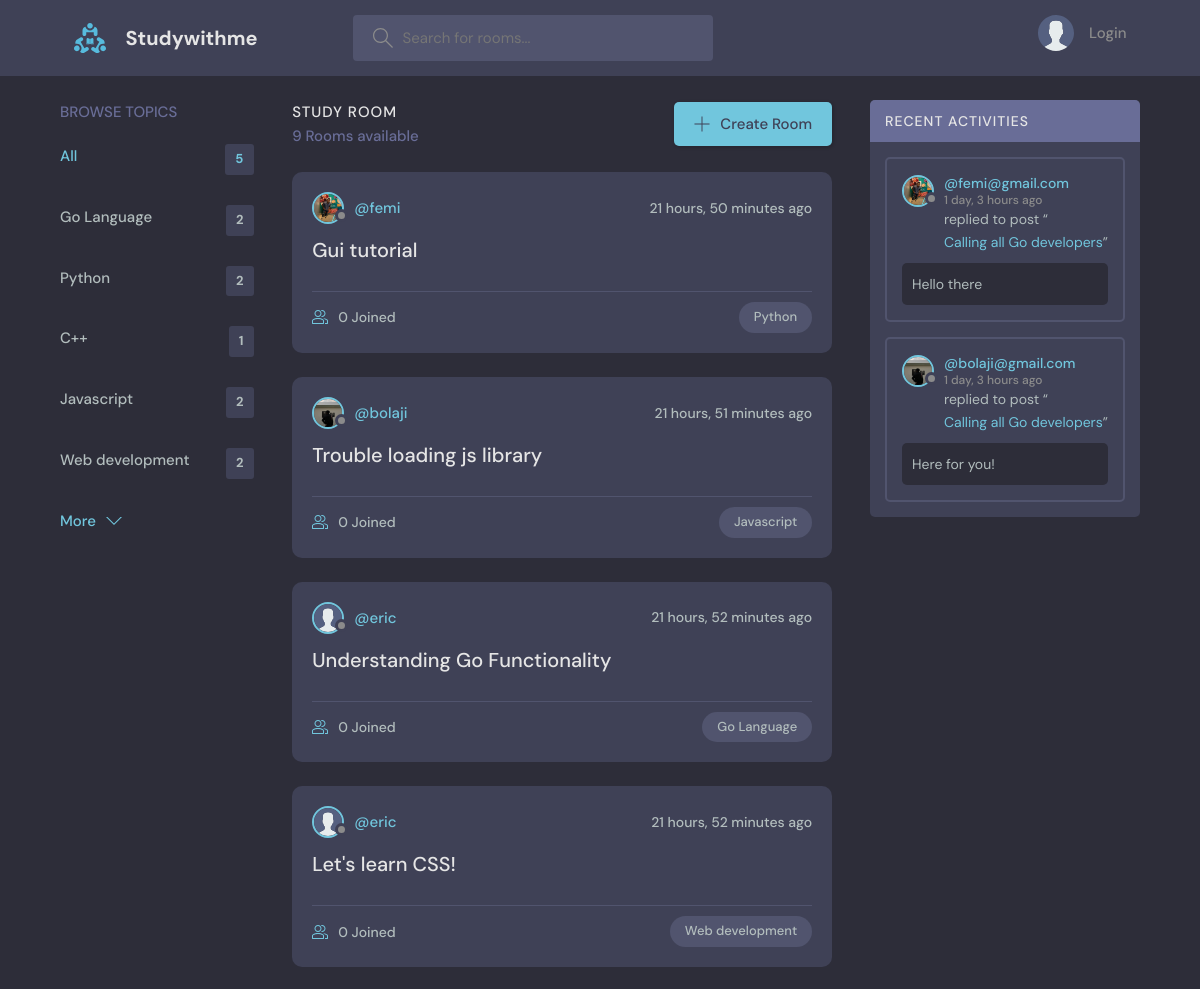
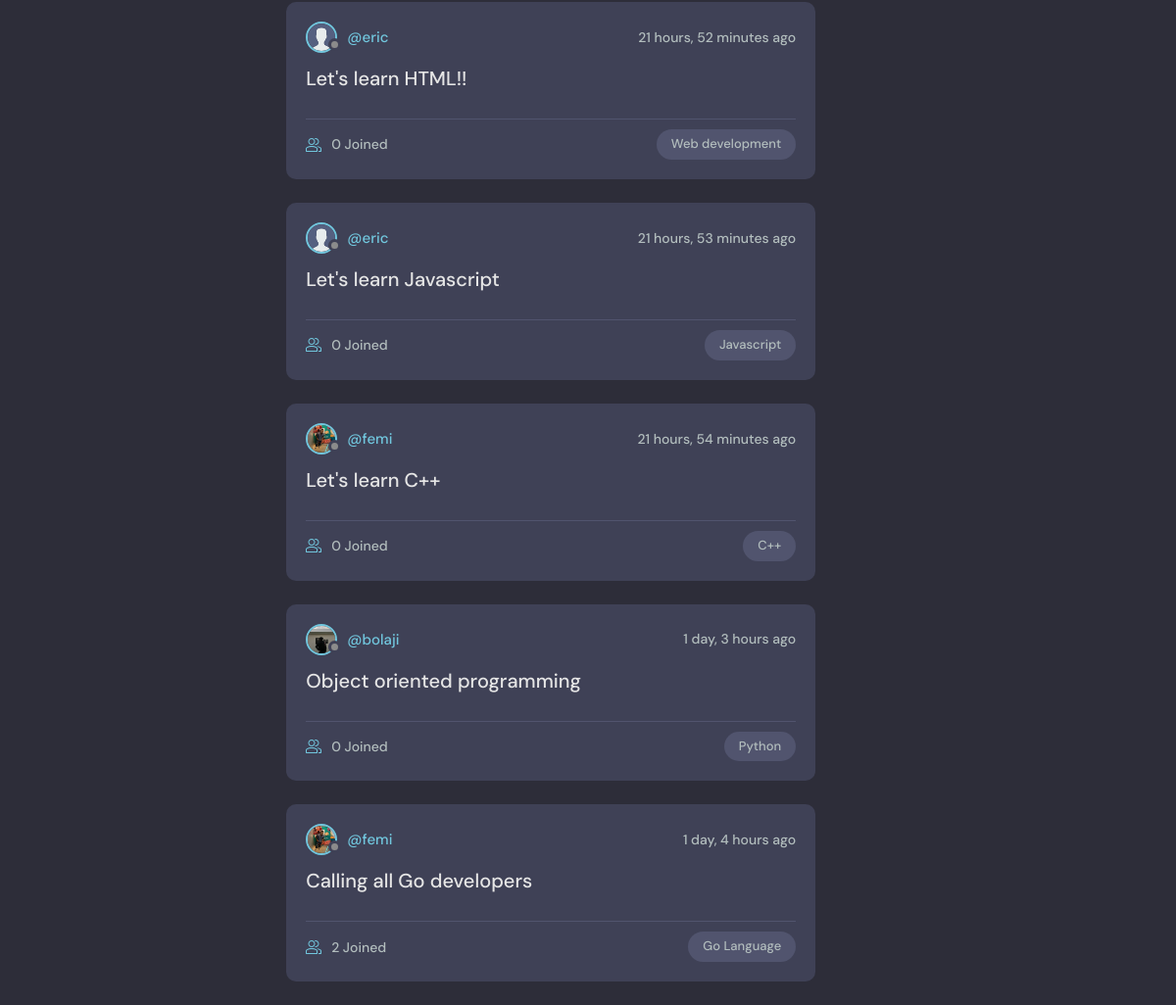
The page / on the database its author committed (2 pictures, top to bottom).
### base/models.py (models this page shows, shortened)
class Topic(models.Model):
    name = models.CharField(max_length=200)

class Room(models.Model):
    host = models.ForeignKey(User, on_delete=models.CASCADE, null=True)
    topic = models.ForeignKey(Topic, on_delete=models.SET_NULL, null=True)
    name = models.CharField(max_length=200)
    description = models.TextField(null=True, blank=True)
    participants = models.ManyToManyField(User, related_name='participants', blank=True)
    updated = models.DateTimeField(auto_now=True)
    created = models.DateTimeField(auto_now_add=True)
    class Meta:
        ordering = ['-updated', '-created']
    def __str__(self):
        return str(self.name)

class User(AbstractUser):
    name = models.CharField(max_length=200, null=True)
    email = models.EmailField(unique=True, null=True)
    bio = models.TextField(null=True)
    avatar = models.ImageField(null=True, default="avatar.svg")
    USERNAME_FIELD = 'email'
    REQUIRED_FIELDS = []

class Message(models.Model):
    user = models.ForeignKey(User, on_delete=models.CASCADE)
    room = models.ForeignKey(Room, on_delete=models.CASCADE)
    body = models.TextField()
    updated = models.DateTimeField(auto_now=True)
    created = models.DateTimeField(auto_now_add=True)
    class Meta:
        ordering = ['-updated', '-created']

### base/views.py (the view)
# urls.py: path('', views.home, name='home'),
def home(request):
    q = request.GET.get('q') if request.GET.get('q') != None else ''
    rooms = Room.objects.filter(
        Q(topic__name__icontains=q) |
        Q(name__icontains=q) |
        Q(description__icontains=q)
        )
    topics = Topic.objects.all()[0:5]
    room_count = rooms.count()
    room_messages = Message.objects.filter(Q(room__topic__name__icontains=q))
    context = {'rooms': rooms, 'topics':topics, 'room_count': room_count, 'room_messages': room_messages}
    return render(request, 'base/home.html', context)

### base/templates/base/home.html (shortened to what this page needs)
{% extends 'main.html' %}
{% block content %}
    <main class="layout layout--3">
      <div class="container">
        {% include 'base/topics_component.html' %}
        <div class="roomList">
          <div class="roomList__header">
            <div>
              <h2>Study Room</h2>
              <p>{{room_count}} Rooms available</p>
            </div>
            <a class="btn btn--main" href="{% url 'create-room' %}">
              <svg version="1.1" xmlns="http://www.w3.org/2000/svg" width="32" height="32" viewBox="0 0 32 32">
                <title>add</title>
                <path
                  d="M16.943 0.943h-1.885v14.115h-14.115v1.885h14.115v14.115h1.885v-14.115h14.115v-1.885h-14.115v-14.115z"
                ></path>
              </svg>
              Create Room
            </a>
          </div>
          {% include 'base/feed_component.html' %}
        </div>
        {% include 'base/activity_component.html' %}
      </div>
    </main>
{% endblock content %}

### base/templates/base/topics_component.html
<div class="topics">
    <div class="topics__header">
      <h2>Browse Topics</h2>
    </div>
    <ul class="topics__list">
      <li>
        <a href="{% url 'home' %}" class="active">All <span>{{topics.count}}</span></a>
      </li>
      {% for topic in topics %}
      <li>
        <a href="{% url 'home' %}?q={{topic.name}}">{{topic.name}}<span>{{topic.room_set.all.count}}</span></a>
      </li>
      {% endfor %}
    </ul>
    <a class="btn btn--link" href="{% url 'topics' %}">
      More
      <svg version="1.1" xmlns="http://www.w3.org/2000/svg" width="32" height="32" viewBox="0 0 32 32">
        <title>chevron-down</title>
        <path d="M16 21l-13-13h-3l16 16 16-16h-3l-13 13z"></path>
      </svg>
    </a>
</div>

### base/templates/base/feed_component.html (shortened to what this page needs)
{% for room in rooms %}
<div class="roomListRoom">
    <div class="roomListRoom__header">
      <a href="{% url 'user-profile' room.host.id %}" class="roomListRoom__author">
        <div class="avatar avatar--small">
          <img src="{{room.host.avatar.url}}" />
        </div>
        <span>@{{room.host.username}}</span>
      </a>
      <div class="roomListRoom__actions">
        <span>{{room.created|timesince}} ago</span>
      </div>
    </div>
    <div class="roomListRoom__content">
      <a href="{% url 'room' room.id %}">{{room.name}}</a>
    </div>
    <div class="roomListRoom__meta">
      <a href="{% url 'room' room.id %}" class="roomListRoom__joined">
        {{room.participants.all.count}} Joined
      </a>
      <p class="roomListRoom__topic">{{room.topic.name}}</p>
    </div>
</div>
{% endfor %}

### base/templates/base/activity_component.html (shortened to what this page needs)
<div class="activities">
    <div class="activities__header">
      <h2>Recent Activities</h2>
    </div>
    {% for message in room_messages %}
    <div class="activities__box">
      <div class="activities__boxHeader roomListRoom__header">
        <a href="{% url 'user-profile' message.user.id %}" class="roomListRoom__author">
          <div class="avatar avatar--small">
            <img src="{{message.user.avatar.url}}" />
          </div>
          <p>
            @{{message.user}}
            <span>{{message.created|timesince}} ago</span>
          </p>
        </a>
      </div>
      <div class="activities__boxContent">
        <p>replied to post “<a href="{% url 'room' message.room.id %}">{{message.room}}</a>”</p>
        <div class="activities__boxRoomContent">
          {{message.body}}
        </div>
      </div>
    </div>
    {% endfor %}
</div>

### rows shown on the page
Topic: name "Go Language", room_set.all.count "2"
Topic: name "Python", room_set.all.count "2"
Topic: name "C++", room_set.all.count "1"
Topic: name "Javascript", room_set.all.count "2"
Topic: name "Web development", room_set.all.count "2"
Room: host.avatar (picture), host.username "femi", created "21 hours, 50 minutes", name "Gui tutorial", participants.all.count "0", topic.name "Python"
Room: host.avatar (picture), host.username "bolaji", created "21 hours, 51 minutes", name "Trouble loading js library", participants.all.count "0", topic.name "Javascript"
Room: host.avatar (placeholder picture), host.username "eric", created "21 hours, 52 minutes", name "Understanding Go Functionality", participants.all.count "0", topic.name "Go Language"
Room: host.avatar (placeholder picture), host.username "eric", created "21 hours, 52 minutes", name "Let's learn CSS!", participants.all.count "0", topic.name "Web development"
Room: host.avatar (placeholder picture), host.username "eric", created "21 hours, 52 minutes", name "Let's learn HTML!!", participants.all.count "0", topic.name "Web development"
Room: host.avatar (placeholder picture), host.username "eric", created "21 hours, 53 minutes", name "Let's learn Javascript", participants.all.count "0", topic.name "Javascript"
Room: host.avatar (picture), host.username "femi", created "21 hours, 54 minutes", name "Let's learn C++", participants.all.count "0", topic.name "C++"
Room: host.avatar (picture), host.username "bolaji", created "1 day, 3 hours", name "Object oriented programming", participants.all.count "0", topic.name "Python"
Room: host.avatar (picture), host.username "femi", created "1 day, 4 hours", name "Calling all Go developers", participants.all.count "2", topic.name "Go Language"
Message: user.avatar (picture), user "femi@gmail.com", created "1 day, 3 hours", room "Calling all Go developers", body "Hello there"
Message: user.avatar (picture), user "bolaji@gmail.com", created "1 day, 3 hours", room "Calling all Go developers", body "Here for you!"

### other values the page prints
{{ topics.count }} "5"
{{ room_count }} "9"
